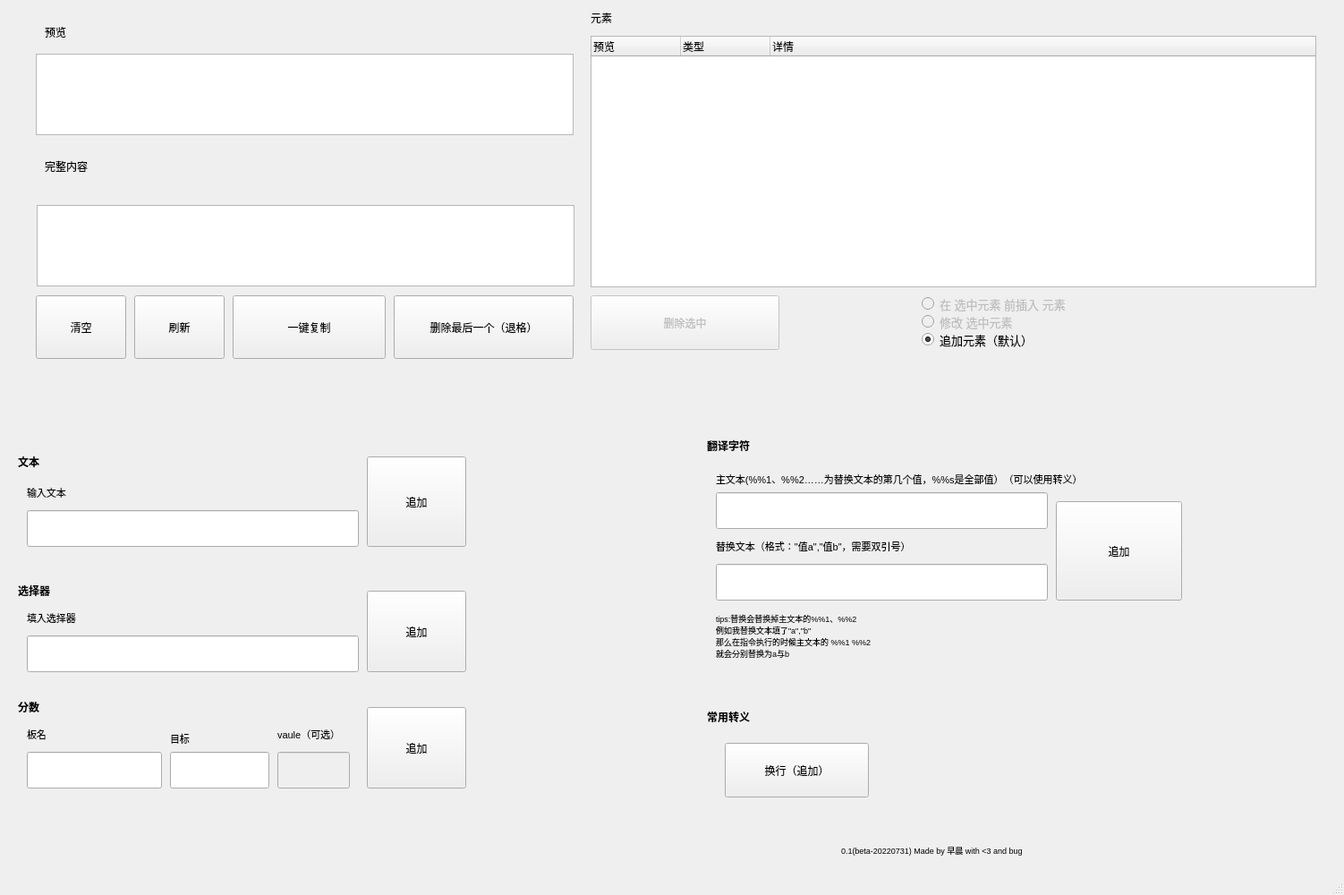
<?xml version="1.0" encoding="UTF-8"?>
<ui version="4.0">
 <class>MainWindow</class>
 <widget class="QMainWindow" name="MainWindow">
  <property name="geometry">
   <rect>
    <x>0</x>
    <y>0</y>
    <width>1502</width>
    <height>1000</height>
   </rect>
  </property>
  <property name="windowTitle">
   <string>MainWindow</string>
  </property>
  <widget class="QWidget" name="centralWidget">
   <widget class="QWidget" name="widget" native="true">
    <property name="geometry">
     <rect>
      <x>10</x>
      <y>480</y>
      <width>1891</width>
      <height>461</height>
     </rect>
    </property>
    <widget class="QLabel" name="label_text">
     <property name="geometry">
      <rect>
       <x>10</x>
       <y>10</y>
       <width>81</width>
       <height>51</height>
      </rect>
     </property>
     <property name="font">
      <font>
       <weight>75</weight>
       <bold>true</bold>
      </font>
     </property>
     <property name="text">
      <string>文本</string>
     </property>
    </widget>
    <widget class="QLineEdit" name="lineEdit_text">
     <property name="geometry">
      <rect>
       <x>20</x>
       <y>90</y>
       <width>371</width>
       <height>41</height>
      </rect>
     </property>
    </widget>
    <widget class="QPushButton" name="pushButton_text">
     <property name="geometry">
      <rect>
       <x>400</x>
       <y>30</y>
       <width>111</width>
       <height>101</height>
      </rect>
     </property>
     <property name="text">
      <string>追加</string>
     </property>
    </widget>
    <widget class="QPushButton" name="pushButton_selector">
     <property name="geometry">
      <rect>
       <x>400</x>
       <y>180</y>
       <width>111</width>
       <height>91</height>
      </rect>
     </property>
     <property name="text">
      <string>追加</string>
     </property>
    </widget>
    <widget class="QLineEdit" name="lineEdit_selector">
     <property name="geometry">
      <rect>
       <x>20</x>
       <y>230</y>
       <width>371</width>
       <height>41</height>
      </rect>
     </property>
    </widget>
    <widget class="QLabel" name="label_selector">
     <property name="geometry">
      <rect>
       <x>10</x>
       <y>154</y>
       <width>101</width>
       <height>51</height>
      </rect>
     </property>
     <property name="font">
      <font>
       <weight>75</weight>
       <bold>true</bold>
      </font>
     </property>
     <property name="text">
      <string>选择器</string>
     </property>
    </widget>
    <widget class="QPushButton" name="pushButton_score">
     <property name="geometry">
      <rect>
       <x>400</x>
       <y>310</y>
       <width>111</width>
       <height>91</height>
      </rect>
     </property>
     <property name="text">
      <string>追加</string>
     </property>
    </widget>
    <widget class="QLabel" name="label_score">
     <property name="geometry">
      <rect>
       <x>10</x>
       <y>284</y>
       <width>91</width>
       <height>51</height>
      </rect>
     </property>
     <property name="font">
      <font>
       <weight>75</weight>
       <bold>true</bold>
      </font>
     </property>
     <property name="text">
      <string>分数</string>
     </property>
    </widget>
    <widget class="QLineEdit" name="lineEdit_score_name">
     <property name="geometry">
      <rect>
       <x>20</x>
       <y>360</y>
       <width>151</width>
       <height>41</height>
      </rect>
     </property>
     <property name="text">
      <string/>
     </property>
     <property name="maxLength">
      <number>32765</number>
     </property>
     <property name="placeholderText">
      <string/>
     </property>
    </widget>
    <widget class="QLabel" name="label_score_2">
     <property name="geometry">
      <rect>
       <x>20</x>
       <y>320</y>
       <width>101</width>
       <height>41</height>
      </rect>
     </property>
     <property name="font">
      <font>
       <pointsize>8</pointsize>
      </font>
     </property>
     <property name="text">
      <string>板名</string>
     </property>
    </widget>
    <widget class="QLabel" name="label_score_3">
     <property name="geometry">
      <rect>
       <x>180</x>
       <y>330</y>
       <width>101</width>
       <height>31</height>
      </rect>
     </property>
     <property name="font">
      <font>
       <pointsize>8</pointsize>
      </font>
     </property>
     <property name="text">
      <string>目标</string>
     </property>
    </widget>
    <widget class="QLineEdit" name="lineEdit_score_sc">
     <property name="geometry">
      <rect>
       <x>180</x>
       <y>360</y>
       <width>111</width>
       <height>41</height>
      </rect>
     </property>
     <property name="text">
      <string/>
     </property>
     <property name="maxLength">
      <number>32765</number>
     </property>
     <property name="placeholderText">
      <string/>
     </property>
    </widget>
    <widget class="QLineEdit" name="lineEdit_score_vaule">
     <property name="enabled">
      <bool>false</bool>
     </property>
     <property name="geometry">
      <rect>
       <x>300</x>
       <y>360</y>
       <width>81</width>
       <height>41</height>
      </rect>
     </property>
     <property name="font">
      <font>
       <strikeout>false</strikeout>
      </font>
     </property>
     <property name="text">
      <string/>
     </property>
     <property name="maxLength">
      <number>32765</number>
     </property>
     <property name="placeholderText">
      <string/>
     </property>
    </widget>
    <widget class="QLabel" name="label_score_4">
     <property name="geometry">
      <rect>
       <x>300</x>
       <y>320</y>
       <width>101</width>
       <height>41</height>
      </rect>
     </property>
     <property name="font">
      <font>
       <pointsize>8</pointsize>
      </font>
     </property>
     <property name="text">
      <string>vaule（可选）</string>
     </property>
    </widget>
    <widget class="QLabel" name="label_selector_2">
     <property name="geometry">
      <rect>
       <x>20</x>
       <y>190</y>
       <width>91</width>
       <height>41</height>
      </rect>
     </property>
     <property name="font">
      <font>
       <pointsize>8</pointsize>
      </font>
     </property>
     <property name="text">
      <string>填入选择器</string>
     </property>
    </widget>
    <widget class="QLabel" name="label_text_2">
     <property name="geometry">
      <rect>
       <x>20</x>
       <y>50</y>
       <width>121</width>
       <height>41</height>
      </rect>
     </property>
     <property name="font">
      <font>
       <pointsize>8</pointsize>
      </font>
     </property>
     <property name="text">
      <string>输入文本</string>
     </property>
    </widget>
    <widget class="QLabel" name="label_tr">
     <property name="geometry">
      <rect>
       <x>780</x>
       <y>10</y>
       <width>72</width>
       <height>15</height>
      </rect>
     </property>
     <property name="font">
      <font>
       <weight>75</weight>
       <bold>true</bold>
      </font>
     </property>
     <property name="text">
      <string>翻译字符</string>
     </property>
    </widget>
    <widget class="QLabel" name="label_tr_2">
     <property name="geometry">
      <rect>
       <x>790</x>
       <y>30</y>
       <width>491</width>
       <height>51</height>
      </rect>
     </property>
     <property name="font">
      <font>
       <pointsize>8</pointsize>
      </font>
     </property>
     <property name="text">
      <string>主文本(%%1、%%2……为替换文本的第几个值，%%s是全部值）（可以使用转义）</string>
     </property>
    </widget>
    <widget class="QLineEdit" name="lineEdit_tr">
     <property name="geometry">
      <rect>
       <x>790</x>
       <y>70</y>
       <width>371</width>
       <height>41</height>
      </rect>
     </property>
    </widget>
    <widget class="QPushButton" name="pushButton_tr_3">
     <property name="geometry">
      <rect>
       <x>1170</x>
       <y>80</y>
       <width>141</width>
       <height>111</height>
      </rect>
     </property>
     <property name="text">
      <string>追加</string>
     </property>
    </widget>
    <widget class="QLineEdit" name="lineEdit_tr_2">
     <property name="geometry">
      <rect>
       <x>790</x>
       <y>150</y>
       <width>371</width>
       <height>41</height>
      </rect>
     </property>
     <property name="text">
      <string/>
     </property>
    </widget>
    <widget class="QLabel" name="label_tr_3">
     <property name="geometry">
      <rect>
       <x>790</x>
       <y>110</y>
       <width>331</width>
       <height>41</height>
      </rect>
     </property>
     <property name="font">
      <font>
       <pointsize>8</pointsize>
      </font>
     </property>
     <property name="text">
      <string>替换文本（格式：&quot;值a&quot;,&quot;值b&quot;，需要双引号）</string>
     </property>
    </widget>
    <widget class="QLabel" name="label_tr_4">
     <property name="geometry">
      <rect>
       <x>790</x>
       <y>200</y>
       <width>371</width>
       <height>61</height>
      </rect>
     </property>
     <property name="font">
      <font>
       <pointsize>7</pointsize>
      </font>
     </property>
     <property name="text">
      <string>tips:替换会替换掉主文本的%%1、%%2
例如我替换文本填了&quot;a&quot;,&quot;b&quot;
那么在指令执行的时候主文本的 %%1 %%2
就会分别替换为a与b</string>
     </property>
    </widget>
    <widget class="QLabel" name="label_quick">
     <property name="geometry">
      <rect>
       <x>780</x>
       <y>300</y>
       <width>91</width>
       <height>41</height>
      </rect>
     </property>
     <property name="font">
      <font>
       <weight>75</weight>
       <bold>true</bold>
      </font>
     </property>
     <property name="text">
      <string>常用转义</string>
     </property>
    </widget>
    <widget class="QPushButton" name="pushButton_n">
     <property name="geometry">
      <rect>
       <x>800</x>
       <y>350</y>
       <width>161</width>
       <height>61</height>
      </rect>
     </property>
     <property name="text">
      <string>换行（追加）</string>
     </property>
    </widget>
   </widget>
   <widget class="QWidget" name="widget_2" native="true">
    <property name="geometry">
     <rect>
      <x>30</x>
      <y>10</y>
      <width>1861</width>
      <height>461</height>
     </rect>
    </property>
    <widget class="QPlainTextEdit" name="plainTextEdit_main">
     <property name="geometry">
      <rect>
       <x>11</x>
       <y>219</y>
       <width>601</width>
       <height>91</height>
      </rect>
     </property>
    </widget>
    <widget class="QLabel" name="label_appearance3">
     <property name="geometry">
      <rect>
       <x>20</x>
       <y>150</y>
       <width>131</width>
       <height>51</height>
      </rect>
     </property>
     <property name="text">
      <string>完整内容</string>
     </property>
    </widget>
    <widget class="QLabel" name="label_appearance2">
     <property name="geometry">
      <rect>
       <x>20</x>
       <y>10</y>
       <width>101</width>
       <height>31</height>
      </rect>
     </property>
     <property name="text">
      <string>预览</string>
     </property>
    </widget>
    <widget class="QLabel" name="label_appearance">
     <property name="geometry">
      <rect>
       <x>630</x>
       <y>-6</y>
       <width>101</width>
       <height>31</height>
      </rect>
     </property>
     <property name="text">
      <string>元素</string>
     </property>
    </widget>
    <widget class="QPlainTextEdit" name="plainTextEdit_preview">
     <property name="geometry">
      <rect>
       <x>10</x>
       <y>50</y>
       <width>601</width>
       <height>91</height>
      </rect>
     </property>
    </widget>
    <widget class="QTreeWidget" name="treeWidget_contact">
     <property name="geometry">
      <rect>
       <x>630</x>
       <y>30</y>
       <width>811</width>
       <height>281</height>
      </rect>
     </property>
     <column>
      <property name="text">
       <string>预览</string>
      </property>
     </column>
     <column>
      <property name="text">
       <string>类型</string>
      </property>
     </column>
     <column>
      <property name="text">
       <string>详情</string>
      </property>
     </column>
    </widget>
    <widget class="QPushButton" name="pushButton_clear">
     <property name="geometry">
      <rect>
       <x>10</x>
       <y>320</y>
       <width>101</width>
       <height>71</height>
      </rect>
     </property>
     <property name="text">
      <string>清空</string>
     </property>
    </widget>
    <widget class="QPushButton" name="pushButton_reload">
     <property name="geometry">
      <rect>
       <x>120</x>
       <y>320</y>
       <width>101</width>
       <height>71</height>
      </rect>
     </property>
     <property name="text">
      <string>刷新</string>
     </property>
    </widget>
    <widget class="QPushButton" name="pushButton_copy">
     <property name="geometry">
      <rect>
       <x>230</x>
       <y>320</y>
       <width>171</width>
       <height>71</height>
      </rect>
     </property>
     <property name="text">
      <string>一键复制</string>
     </property>
    </widget>
    <widget class="QPushButton" name="pushButton_back">
     <property name="geometry">
      <rect>
       <x>410</x>
       <y>320</y>
       <width>201</width>
       <height>71</height>
      </rect>
     </property>
     <property name="text">
      <string>删除最后一个（退格）</string>
     </property>
    </widget>
    <widget class="QPushButton" name="pushButton_del">
     <property name="enabled">
      <bool>false</bool>
     </property>
     <property name="geometry">
      <rect>
       <x>630</x>
       <y>320</y>
       <width>211</width>
       <height>61</height>
      </rect>
     </property>
     <property name="text">
      <string>删除选中</string>
     </property>
    </widget>
    <widget class="QRadioButton" name="radioButton_add">
     <property name="enabled">
      <bool>false</bool>
     </property>
     <property name="geometry">
      <rect>
       <x>1000</x>
       <y>320</y>
       <width>241</width>
       <height>19</height>
      </rect>
     </property>
     <property name="baseSize">
      <size>
       <width>0</width>
       <height>0</height>
      </size>
     </property>
     <property name="font">
      <font>
       <pointsize>10</pointsize>
      </font>
     </property>
     <property name="text">
      <string>在 选中元素 前插入 元素</string>
     </property>
    </widget>
    <widget class="QRadioButton" name="radioButton_edit">
     <property name="enabled">
      <bool>false</bool>
     </property>
     <property name="geometry">
      <rect>
       <x>1000</x>
       <y>340</y>
       <width>241</width>
       <height>19</height>
      </rect>
     </property>
     <property name="baseSize">
      <size>
       <width>0</width>
       <height>0</height>
      </size>
     </property>
     <property name="font">
      <font>
       <pointsize>10</pointsize>
      </font>
     </property>
     <property name="text">
      <string>修改 选中元素</string>
     </property>
    </widget>
    <widget class="QRadioButton" name="radioButton_last">
     <property name="enabled">
      <bool>true</bool>
     </property>
     <property name="geometry">
      <rect>
       <x>1000</x>
       <y>360</y>
       <width>241</width>
       <height>19</height>
      </rect>
     </property>
     <property name="baseSize">
      <size>
       <width>0</width>
       <height>0</height>
      </size>
     </property>
     <property name="font">
      <font>
       <pointsize>10</pointsize>
      </font>
     </property>
     <property name="tabletTracking">
      <bool>false</bool>
     </property>
     <property name="text">
      <string>追加元素（默认）</string>
     </property>
     <property name="checked">
      <bool>true</bool>
     </property>
    </widget>
   </widget>
   <widget class="QLabel" name="label">
    <property name="geometry">
     <rect>
      <x>940</x>
      <y>940</y>
      <width>371</width>
      <height>20</height>
     </rect>
    </property>
    <property name="font">
     <font>
      <pointsize>7</pointsize>
     </font>
    </property>
    <property name="text">
     <string>0.1(beta-20220731)         Made by 早晨 with &lt;3 and bug</string>
    </property>
   </widget>
   <widget class="QWidget" name="widget_3" native="true">
    <property name="geometry">
     <rect>
      <x>0</x>
      <y>350</y>
      <width>120</width>
      <height>80</height>
     </rect>
    </property>
   </widget>
  </widget>
  <widget class="QStatusBar" name="statusBar"/>
 </widget>
 <layoutdefault spacing="6" margin="11"/>
 <resources/>
 <connections/>
</ui>
